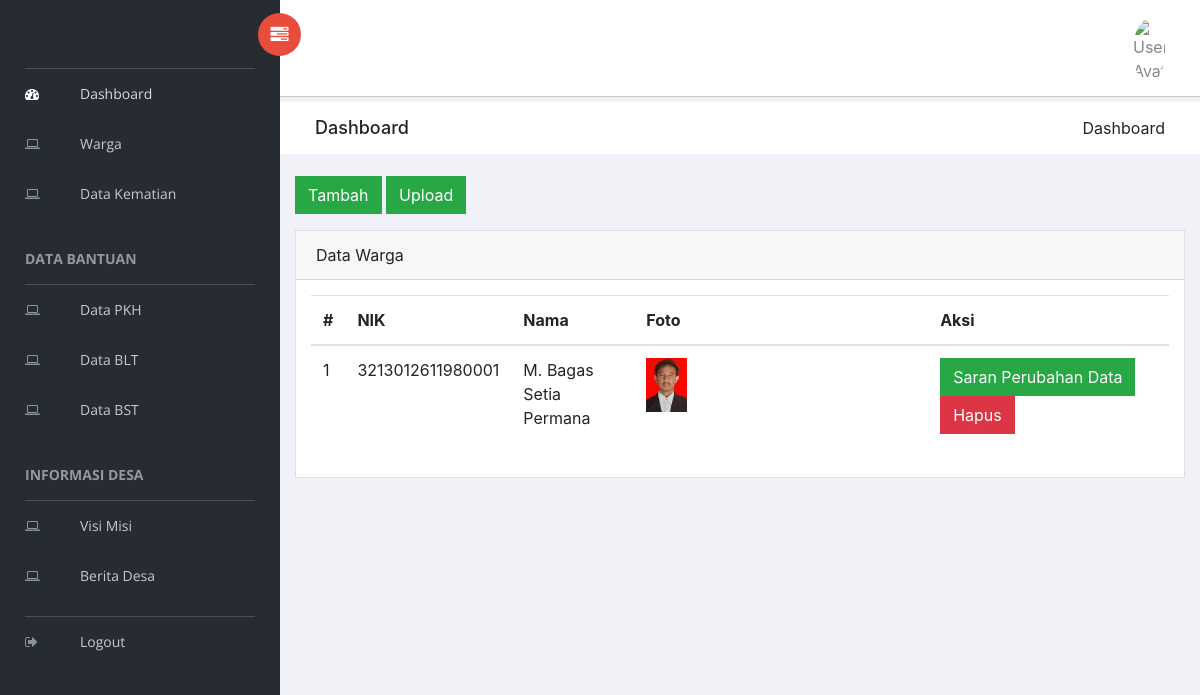
The app's page /admin/warga.html, older data.
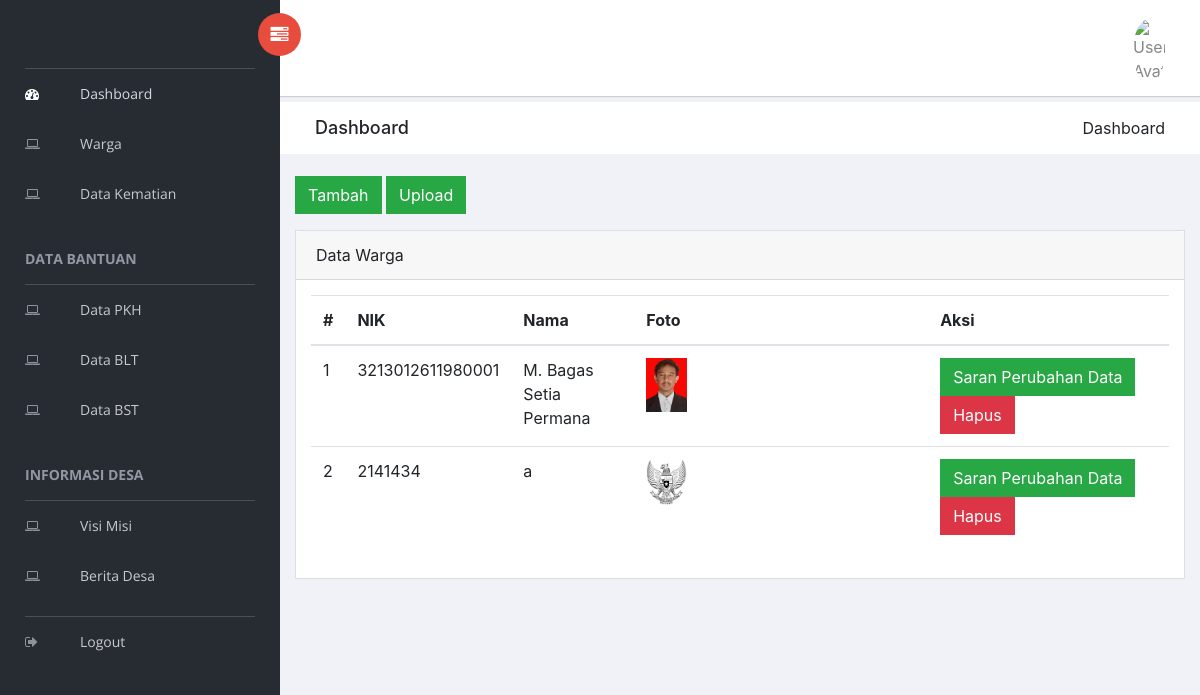
The same page, newer data.
### tables this page shows
CREATE TABLE `warga` (
  `id_warga` int(11) NOT NULL,
  `nik` varchar(191) NOT NULL,
  `nama` varchar(191) NOT NULL,
  `foto` varchar(191) NOT NULL,
  `tempat_lahir` varchar(191) NOT NULL,
  `tanggal_lahir` date NOT NULL,
  `alamat` text NOT NULL,
  `status_perkawinan` enum('menikah','belum_menikah') NOT NULL,
  `status_kematian` enum('0','1') NOT NULL DEFAULT '0',
  `tanggal_kematian` date NOT NULL
);

### application/controllers/Admin/Warga.php (called while the page is built, shortened)
<?php
class Warga extends CI_Controller {
	public function index()
	{
    $data['konten'] = 'admin/warga/index';
    $data['warga']  = $this->WargaModel->getAll();
		$this->load->view('admin/index', $data);
	}
}

### index.php (called while the page is built, shortened)
<?php
require_once BASEPATH.'core/CodeIgniter.php';

### application/models/WargaModel.php (called while the page is built, shortened)
<?php
class WargaModel extends CI_Model {
  public function getAll()
  {
    return $this->db->get('warga')->result_array();
  }
}

### application/views/admin/warga/index.php (the view, shortened to what this page needs)
<a class="btn btn-success mb-3" href="<?= base_url(); ?>admin/warga/tambah.html">Tambah</a>
<button class="btn btn-success mb-3"type="button" data-toggle="modal" data-target="#exampleModal">Upload</button>
<div class="card">
  <div class="card-header">
    Data Warga
  </div>
  <div class="card-body">
    <div class="table-responsive">
      <table class="table">
        <thead>
          <tr>
            <th scope="col">#</th>
            <th scope="col">NIK</th>
            <th scope="col">Nama</th>
            <th scope="col">Foto</th>
            <th scope="col">Aksi</th>
          </tr>
        </thead>
        <tbody>
          <?php
            $no = 1;
            foreach ($warga as $key) { ?>
              <tr>
                <td><?= $no++; ?></td>
                <td><?= $key['nik']; ?></td>
                <td><?= $key['nama']; ?></td>
                <td><img src="<?= base_url('assets/' . $key['foto']); ?>" alt="" width="15%"></td>
                <td>
                  <a href="<?= base_url('admin/saran_perubahan_data/' . $key['id_warga']); ?>" class="btn btn-success">Saran Perubahan Data</a>
                  <a href="<?= base_url('admin/warga/hapus/' . $key['id_warga']); ?>" class="btn btn-danger">Hapus</a>
                </td>
              </tr>
            <?php }
          ?>
        </tbody>
      </table>
    </div>
  </div>
</div>

Row changes from the older to the newer data that the page shows:
added warga: nik "2141434", nama "a", foto (picture)
